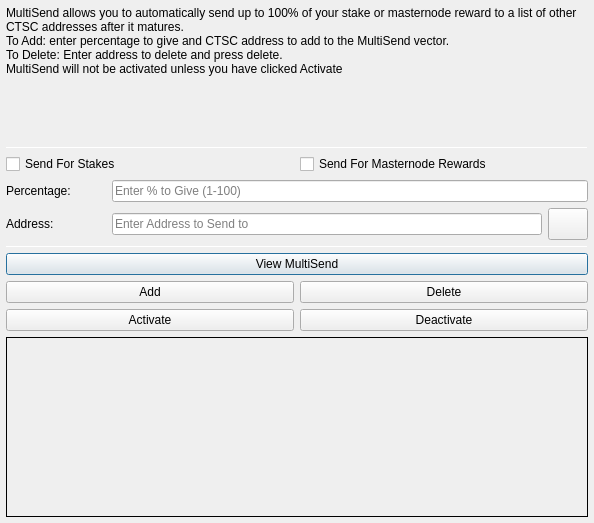
<?xml version="1.0" encoding="UTF-8"?>
<ui version="4.0">
 <class>MultiSendDialog</class>
 <widget class="QDialog" name="MultiSendDialog">
  <property name="windowModality">
   <enum>Qt::NonModal</enum>
  </property>
  <property name="geometry">
   <rect>
    <x>0</x>
    <y>0</y>
    <width>594</width>
    <height>523</height>
   </rect>
  </property>
  <property name="windowTitle">
   <string>MultiSend</string>
  </property>
  <layout class="QVBoxLayout" name="verticalLayout" stretch="0">
   <property name="leftMargin">
    <number>6</number>
   </property>
   <property name="topMargin">
    <number>6</number>
   </property>
   <property name="rightMargin">
    <number>6</number>
   </property>
   <property name="bottomMargin">
    <number>6</number>
   </property>
   <item>
    <layout class="QVBoxLayout" name="verticalLayout_Main" stretch="1,1,1,1,1,1">
     <item>
      <widget class="QLabel" name="label_2">
       <property name="lineWidth">
        <number>1</number>
       </property>
       <property name="text">
        <string>MultiSend allows you to automatically send up to 100% of your stake or masternode reward to a list of other CTSC addresses after it matures.
To Add: enter percentage to give and CTSC address to add to the MultiSend vector.
To Delete: Enter address to delete and press delete.
MultiSend will not be activated unless you have clicked Activate</string>
       </property>
       <property name="alignment">
        <set>Qt::AlignLeading|Qt::AlignLeft|Qt::AlignTop</set>
       </property>
       <property name="wordWrap">
        <bool>true</bool>
       </property>
      </widget>
     </item>
     <item>
      <widget class="Line" name="line">
       <property name="minimumSize">
        <size>
         <width>0</width>
         <height>1</height>
        </size>
       </property>
       <property name="maximumSize">
        <size>
         <width>16777215</width>
         <height>1</height>
        </size>
       </property>
       <property name="orientation">
        <enum>Qt::Horizontal</enum>
       </property>
      </widget>
     </item>
     <item>
      <layout class="QVBoxLayout" name="verticalLayout_Settings">
       <item>
        <layout class="QHBoxLayout" name="horizontalLayout">
         <item>
          <widget class="QCheckBox" name="multiSendStakeCheckBox">
           <property name="text">
            <string>Send For Stakes</string>
           </property>
          </widget>
         </item>
         <item>
          <widget class="QCheckBox" name="multiSendMasternodeCheckBox">
           <property name="text">
            <string>Send For Masternode Rewards</string>
           </property>
          </widget>
         </item>
        </layout>
       </item>
       <item>
        <layout class="QHBoxLayout" name="horizontalLayout_6">
         <item>
          <widget class="QLabel" name="label">
           <property name="minimumSize">
            <size>
             <width>100</width>
             <height>0</height>
            </size>
           </property>
           <property name="toolTip">
            <string>Percentage of stake to send</string>
           </property>
           <property name="text">
            <string>Percentage:</string>
           </property>
          </widget>
         </item>
         <item>
          <widget class="QLineEdit" name="multiSendPercentEdit">
           <property name="toolTip">
            <string>Enter whole numbers 1 - 100</string>
           </property>
           <property name="placeholderText">
            <string>Enter % to Give (1-100)</string>
           </property>
          </widget>
         </item>
        </layout>
       </item>
       <item>
        <layout class="QHBoxLayout" name="horizontalLayout_7">
         <item>
          <widget class="QLabel" name="label_5">
           <property name="minimumSize">
            <size>
             <width>100</width>
             <height>0</height>
            </size>
           </property>
           <property name="toolTip">
            <string>Address to send portion of stake to</string>
           </property>
           <property name="text">
            <string>Address:</string>
           </property>
          </widget>
         </item>
         <item>
          <widget class="QLineEdit" name="multiSendAddressEdit">
           <property name="toolTip">
            <string/>
           </property>
           <property name="placeholderText">
            <string>Enter Address to Send to</string>
           </property>
          </widget>
         </item>
         <item>
          <widget class="QPushButton" name="addressBookButton">
           <property name="maximumSize">
            <size>
             <width>16777215</width>
             <height>32</height>
            </size>
           </property>
           <property name="toolTip">
            <string>Choose an address from the address book</string>
           </property>
           <property name="text">
            <string/>
           </property>
           <property name="icon">
            <iconset resource="../ctsc.qrc">
             <normaloff>:/icons/address-book</normaloff>:/icons/address-book</iconset>
           </property>
           <property name="shortcut">
            <string>Alt+A</string>
           </property>
           <property name="autoDefault">
            <bool>false</bool>
           </property>
          </widget>
         </item>
        </layout>
       </item>
      </layout>
     </item>
     <item>
      <widget class="Line" name="line_2">
       <property name="minimumSize">
        <size>
         <width>0</width>
         <height>1</height>
        </size>
       </property>
       <property name="maximumSize">
        <size>
         <width>16777215</width>
         <height>1</height>
        </size>
       </property>
       <property name="orientation">
        <enum>Qt::Horizontal</enum>
       </property>
      </widget>
     </item>
     <item>
      <layout class="QVBoxLayout" name="verticalLayout_Buttons">
       <item>
        <layout class="QHBoxLayout" name="horizontalLayout_4">
         <item>
          <widget class="QPushButton" name="viewButton">
           <property name="toolTip">
            <string/>
           </property>
           <property name="statusTip">
            <string>View MultiSend Vector</string>
           </property>
           <property name="text">
            <string>View MultiSend</string>
           </property>
          </widget>
         </item>
        </layout>
       </item>
       <item>
        <layout class="QHBoxLayout" name="horizontalLayout_2">
         <item>
          <widget class="QPushButton" name="addButton">
           <property name="toolTip">
            <string/>
           </property>
           <property name="statusTip">
            <string>Add to MultiSend Vector</string>
           </property>
           <property name="text">
            <string>Add</string>
           </property>
          </widget>
         </item>
         <item>
          <widget class="QPushButton" name="deleteButton">
           <property name="toolTip">
            <string/>
           </property>
           <property name="statusTip">
            <string>Delete Address From MultiSend Vector</string>
           </property>
           <property name="text">
            <string>Delete</string>
           </property>
          </widget>
         </item>
        </layout>
       </item>
       <item>
        <layout class="QHBoxLayout" name="horizontalLayout_5">
         <item>
          <widget class="QPushButton" name="activateButton">
           <property name="statusTip">
            <string>Activate MultiSend</string>
           </property>
           <property name="text">
            <string>Activate</string>
           </property>
          </widget>
         </item>
         <item>
          <widget class="QPushButton" name="disableButton">
           <property name="statusTip">
            <string>Deactivate MultiSend</string>
           </property>
           <property name="text">
            <string>Deactivate</string>
           </property>
          </widget>
         </item>
        </layout>
       </item>
      </layout>
     </item>
     <item>
      <widget class="QLabel" name="message">
       <property name="minimumSize">
        <size>
         <width>0</width>
         <height>180</height>
        </size>
       </property>
       <property name="frameShape">
        <enum>QFrame::Panel</enum>
       </property>
       <property name="frameShadow">
        <enum>QFrame::Plain</enum>
       </property>
       <property name="lineWidth">
        <number>1</number>
       </property>
       <property name="midLineWidth">
        <number>1</number>
       </property>
       <property name="text">
        <string/>
       </property>
       <property name="alignment">
        <set>Qt::AlignLeading|Qt::AlignLeft|Qt::AlignTop</set>
       </property>
       <property name="wordWrap">
        <bool>true</bool>
       </property>
      </widget>
     </item>
    </layout>
   </item>
  </layout>
 </widget>
 <resources>
  <include location="../ctsc.qrc"/>
 </resources>
 <connections/>
</ui>
